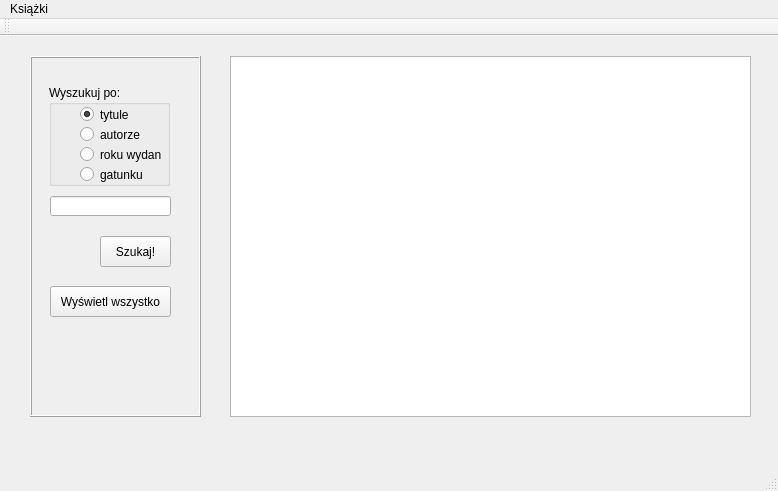
<?xml version="1.0" encoding="UTF-8"?>
<ui version="4.0">
 <class>MainWindow</class>
 <widget class="QMainWindow" name="MainWindow">
  <property name="geometry">
   <rect>
    <x>0</x>
    <y>0</y>
    <width>778</width>
    <height>491</height>
   </rect>
  </property>
  <property name="windowTitle">
   <string>MainWindow</string>
  </property>
  <widget class="QWidget" name="centralWidget">
   <widget class="QFrame" name="frameSzukaj">
    <property name="geometry">
     <rect>
      <x>30</x>
      <y>20</y>
      <width>171</width>
      <height>361</height>
     </rect>
    </property>
    <property name="frameShape">
     <enum>QFrame::Box</enum>
    </property>
    <property name="frameShadow">
     <enum>QFrame::Raised</enum>
    </property>
    <widget class="QLineEdit" name="poleSzukaj">
     <property name="geometry">
      <rect>
       <x>20</x>
       <y>140</y>
       <width>121</width>
       <height>20</height>
      </rect>
     </property>
    </widget>
    <widget class="QPushButton" name="szukajButton">
     <property name="geometry">
      <rect>
       <x>70</x>
       <y>180</y>
       <width>71</width>
       <height>31</height>
      </rect>
     </property>
     <property name="text">
      <string>Szukaj!</string>
     </property>
    </widget>
    <widget class="QRadioButton" name="radioTytul">
     <property name="geometry">
      <rect>
       <x>50</x>
       <y>50</y>
       <width>82</width>
       <height>17</height>
      </rect>
     </property>
     <property name="text">
      <string>tytule</string>
     </property>
     <property name="checked">
      <bool>true</bool>
     </property>
    </widget>
    <widget class="QRadioButton" name="radioAutor">
     <property name="geometry">
      <rect>
       <x>50</x>
       <y>70</y>
       <width>82</width>
       <height>17</height>
      </rect>
     </property>
     <property name="text">
      <string>autorze</string>
     </property>
    </widget>
    <widget class="QRadioButton" name="radioRok">
     <property name="geometry">
      <rect>
       <x>50</x>
       <y>90</y>
       <width>82</width>
       <height>17</height>
      </rect>
     </property>
     <property name="text">
      <string>roku wydania</string>
     </property>
    </widget>
    <widget class="QRadioButton" name="radioGatunek">
     <property name="geometry">
      <rect>
       <x>50</x>
       <y>110</y>
       <width>82</width>
       <height>17</height>
      </rect>
     </property>
     <property name="text">
      <string>gatunku</string>
     </property>
    </widget>
    <widget class="QGroupBox" name="groupWyszukiwanie">
     <property name="geometry">
      <rect>
       <x>19</x>
       <y>29</y>
       <width>121</width>
       <height>101</height>
      </rect>
     </property>
     <property name="title">
      <string>Wyszukuj po: </string>
     </property>
    </widget>
    <widget class="QPushButton" name="wyswietlWszystko">
     <property name="geometry">
      <rect>
       <x>20</x>
       <y>230</y>
       <width>121</width>
       <height>31</height>
      </rect>
     </property>
     <property name="text">
      <string>Wyświetl wszystko</string>
     </property>
    </widget>
    <zorder>groupWyszukiwanie</zorder>
    <zorder>poleSzukaj</zorder>
    <zorder>szukajButton</zorder>
    <zorder>radioTytul</zorder>
    <zorder>radioAutor</zorder>
    <zorder>radioRok</zorder>
    <zorder>radioGatunek</zorder>
    <zorder>wyswietlWszystko</zorder>
   </widget>
   <widget class="QFrame" name="frameLista">
    <property name="geometry">
     <rect>
      <x>230</x>
      <y>20</y>
      <width>521</width>
      <height>361</height>
     </rect>
    </property>
    <property name="frameShape">
     <enum>QFrame::Box</enum>
    </property>
    <property name="frameShadow">
     <enum>QFrame::Raised</enum>
    </property>
    <widget class="QTableView" name="ksiazkiTabela">
     <property name="geometry">
      <rect>
       <x>0</x>
       <y>0</y>
       <width>521</width>
       <height>361</height>
      </rect>
     </property>
    </widget>
   </widget>
   <widget class="QLabel" name="komunikat">
    <property name="geometry">
     <rect>
      <x>30</x>
      <y>400</y>
      <width>721</width>
      <height>31</height>
     </rect>
    </property>
    <property name="text">
     <string/>
    </property>
   </widget>
  </widget>
  <widget class="QMenuBar" name="menuBar">
   <property name="geometry">
    <rect>
     <x>0</x>
     <y>0</y>
     <width>778</width>
     <height>21</height>
    </rect>
   </property>
   <widget class="QMenu" name="menuKsiazki">
    <property name="title">
     <string>Książki</string>
    </property>
   </widget>
   <addaction name="menuKsiazki"/>
  </widget>
  <widget class="QToolBar" name="mainToolBar">
   <attribute name="toolBarArea">
    <enum>TopToolBarArea</enum>
   </attribute>
   <attribute name="toolBarBreak">
    <bool>false</bool>
   </attribute>
  </widget>
  <widget class="QStatusBar" name="statusBar"/>
 </widget>
 <layoutdefault spacing="6" margin="11"/>
 <resources/>
 <connections/>
</ui>
